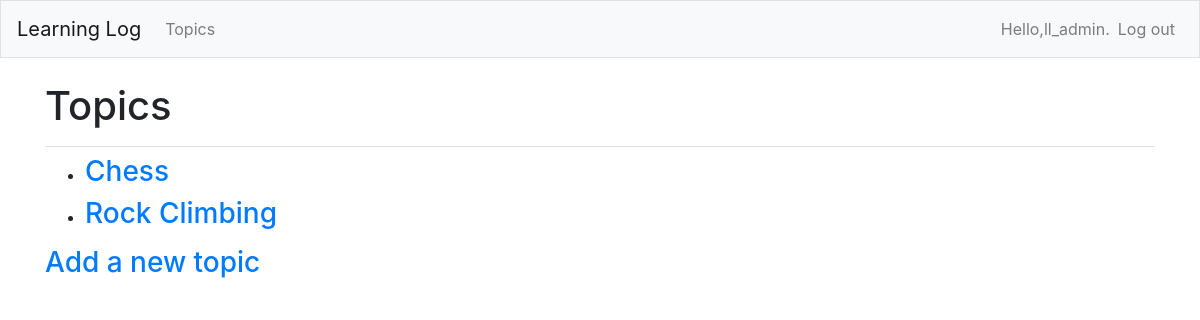
Before: /topics/ (signed in) with the older database file.
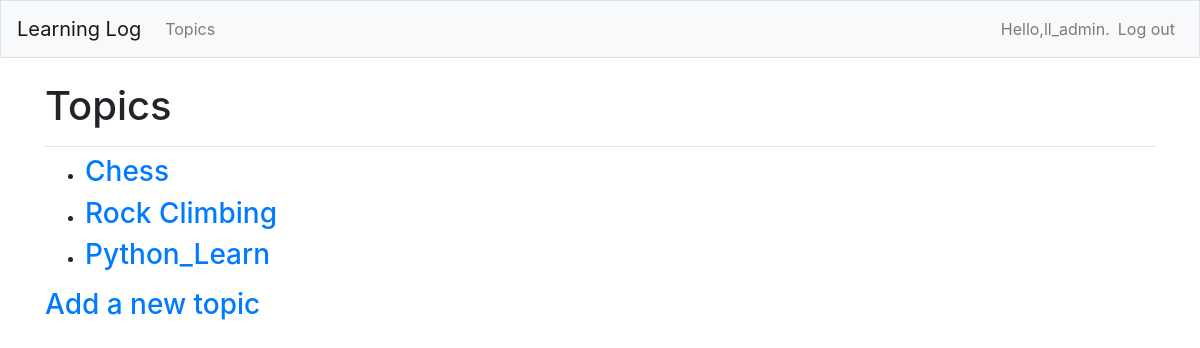
After: the same page with the newer database file.
### learning_logs/models.py (models this page shows)
class Topic(models.Model):
    text = models.CharField(max_length=200)
    date_added = models.DateTimeField(auto_now_add=True)
    owner = models.ForeignKey(User, on_delete=models.CASCADE)
    def __str__(self):
        return self.text

### learning_logs/views.py (the view)
# urls.py: path('topics/', views.topics, name='topics'),
@login_required
def topics(request):
    topics = Topic.objects.filter(owner=request.user).order_by('date_added')
    context = {'topics': topics}
    return render(request, "learning_logs/topics.html", context)

### learning_logs/templates/learning_logs/topics.html
{% extends "learning_logs/base.html" %}
{% block page_header %}
  <h1>Topics</h1>
{% endblock page_header %}
{% block content %}
  <ul>
    {% for topic in topics %}
      <li><h3>
        <a href="{% url 'learning_logs:topic' topic.id %}">{{ topic }}</a>
      </h3></li>
    {% empty %}
      <li><h3>No topics have been added yet.</h3></li>
    {% endfor %}
  </ul>
  <h3><a href="{% url 'learning_logs:new_topic' %}">Add a new topic</a></h3>
{% endblock content %}

Changed rows visible on the page:
added Topic: text "Python_Learn"
